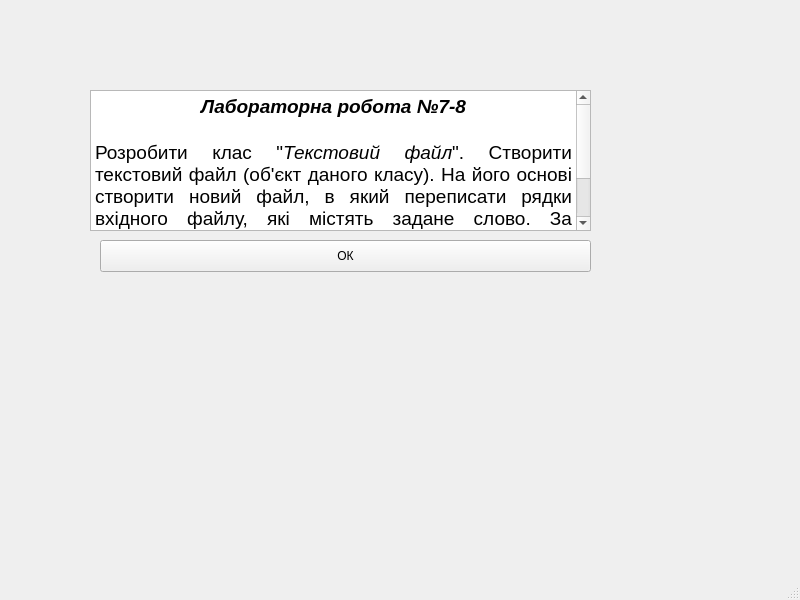
<?xml version="1.0" encoding="UTF-8"?>
<ui version="4.0">
 <class>MainWindow</class>
 <widget class="QMainWindow" name="MainWindow">
  <property name="geometry">
   <rect>
    <x>0</x>
    <y>0</y>
    <width>800</width>
    <height>600</height>
   </rect>
  </property>
  <property name="windowTitle">
   <string>MainWindow</string>
  </property>
  <widget class="QWidget" name="centralwidget">
   <widget class="QPushButton" name="pushButton">
    <property name="geometry">
     <rect>
      <x>100</x>
      <y>240</y>
      <width>491</width>
      <height>32</height>
     </rect>
    </property>
    <property name="text">
     <string>ОК</string>
    </property>
   </widget>
   <widget class="QTextBrowser" name="textBrowser">
    <property name="geometry">
     <rect>
      <x>90</x>
      <y>90</y>
      <width>501</width>
      <height>141</height>
     </rect>
    </property>
    <property name="html">
     <string>&lt;!DOCTYPE HTML PUBLIC &quot;-//W3C//DTD HTML 4.0//EN&quot; &quot;http://www.w3.org/TR/REC-html40/strict.dtd&quot;&gt;
&lt;html&gt;&lt;head&gt;&lt;meta name=&quot;qrichtext&quot; content=&quot;1&quot; /&gt;&lt;meta charset=&quot;utf-8&quot; /&gt;&lt;style type=&quot;text/css&quot;&gt;
p, li { white-space: pre-wrap; }
hr { height: 1px; border-width: 0; }
li.unchecked::marker { content: &quot;\2610&quot;; }
li.checked::marker { content: &quot;\2612&quot;; }
&lt;/style&gt;&lt;/head&gt;&lt;body style=&quot; font-family:'.AppleSystemUIFont'; font-size:13pt; font-weight:400; font-style:normal;&quot;&gt;
&lt;p align=&quot;center&quot; style=&quot; margin-top:0px; margin-bottom:0px; margin-left:0px; margin-right:0px; -qt-block-indent:0; text-indent:0px;&quot;&gt;&lt;span style=&quot; font-size:14pt; font-weight:700; font-style:italic;&quot;&gt;Лабораторна робота №7-8&lt;/span&gt;&lt;/p&gt;
&lt;p align=&quot;center&quot; style=&quot;-qt-paragraph-type:empty; margin-top:0px; margin-bottom:0px; margin-left:0px; margin-right:0px; -qt-block-indent:0; text-indent:0px; font-size:14pt; font-weight:700; font-style:italic;&quot;&gt;&lt;br /&gt;&lt;/p&gt;
&lt;p align=&quot;justify&quot; style=&quot; margin-top:0px; margin-bottom:0px; margin-left:0px; margin-right:0px; -qt-block-indent:0; text-indent:0px;&quot;&gt;&lt;span style=&quot; font-size:14pt;&quot;&gt;Розробити клас &amp;quot;&lt;/span&gt;&lt;span style=&quot; font-size:14pt; font-style:italic;&quot;&gt;Текстовий файл&lt;/span&gt;&lt;span style=&quot; font-size:14pt;&quot;&gt;&amp;quot;. Створити текстовий файл (об'єкт даного класу). На його основі створити новий файл, в який переписати рядки вхідного файлу, які містять задане слово. За відсутності файлу або спробі читання з неіснуючого файлу, згенерувати відповідні виняткові ситуації і організувати їх обробку.&lt;/span&gt;&lt;/p&gt;&lt;/body&gt;&lt;/html&gt;</string>
    </property>
   </widget>
  </widget>
  <widget class="QStatusBar" name="statusbar"/>
 </widget>
 <resources/>
 <connections/>
</ui>
